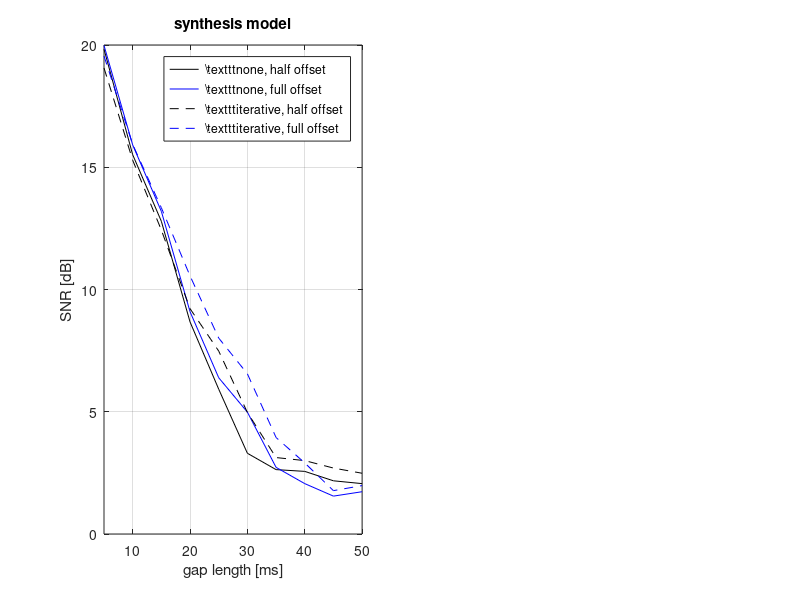

The MATLAB source for this figure: (Note: this script raises an error after producing the figure.)
gap_lengths = 5:5:50;

leg = {'\texttt{none}, half offset',...
       '\texttt{none}, full offset',...
       '\texttt{iterative}, half offset',...
       '\texttt{iterative}, full offset',...
       };

colors = [  0  0  0;...
            0  0  1;...
            0  0  0;...
            0  0  1 ];    
linestyles = {'-','-','--','--'};

figure
for ana = 1:2
    subplot(1,2,ana)
    hold on
    
    for algo = 1:4
        
        switch algo
            case 1 % no weighting, half
                load('results_half')
                data = ana;
            case 2 % no weighting, full
                load('results')
                data = ana;
            case 3 % reweighting, half
                load('results_half')
                data = 2+ana;
            case 4 % reweighting, full
                load('results')
                data = 2+ana;
        end
        
        % SNR measured from single gap
        avg_per_algo = mean(SNRs,1,'omitnan');
        avg_per_algo_and_gap = mean(avg_per_algo,4,'omitnan');
        
        plot(gap_lengths,squeeze(avg_per_algo_and_gap(1,data,:)),'color',colors(algo,:),...
            'linestyle',linestyles{algo})
    end
    legend(leg)
    xlabel('gap length [ms]')
    ylabel('SNR [dB]')
    ylim([0 20])
    xlim([5 50]) 
    grid on
    box on
    if ana == 1
        title('synthesis model')
    else
        title('analysis model')
    end
    sgtitle('Results of iterative reweighting')
end